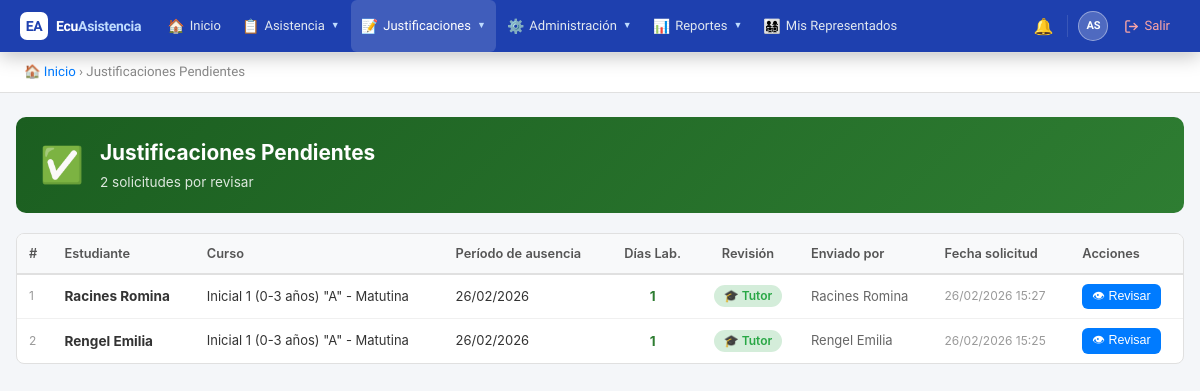
/public/?action=pending_justifications (signed in), run on the app's committed database.
### tables this page shows
CREATE TABLE `justifications` (
  `id` int(11) NOT NULL AUTO_INCREMENT,
  `attendance_id` int(11) DEFAULT NULL,
  `date_from` date DEFAULT NULL,
  `date_to` date DEFAULT NULL,
  `working_days` int(11) DEFAULT NULL,
  `can_approve` enum('tutor','inspector','autoridad') NOT NULL DEFAULT 'inspector',
  `student_id` int(11) NOT NULL,
  `submitted_by` int(11) NOT NULL,
  `reason` text NOT NULL,
  `reason_type` varchar(100) DEFAULT NULL,
  `document_path` varchar(255) DEFAULT NULL,
  `status` enum('pendiente','aprobado','rechazado') DEFAULT 'pendiente',
  `reviewed_by` int(11) DEFAULT NULL,
  `review_notes` text DEFAULT NULL,
  `created_at` timestamp NOT NULL DEFAULT current_timestamp(),
  `updated_at` timestamp NOT NULL DEFAULT current_timestamp() ON UPDATE current_timestamp(),
  PRIMARY KEY (`id`),
  KEY `attendance_id` (`attendance_id`),
  KEY `submitted_by` (`submitted_by`),
  KEY `reviewed_by` (`reviewed_by`),
  KEY `idx_status` (`status`),
  KEY `idx_student` (`student_id`),
  CONSTRAINT `justifications_ibfk_1` FOREIGN KEY (`attendance_id`) REFERENCES `attendances` (`id`) ON DELETE CASCADE,
  CONSTRAINT `justifications_ibfk_2` FOREIGN KEY (`student_id`) REFERENCES `users` (`id`),
  CONSTRAINT `justifications_ibfk_3` FOREIGN KEY (`submitted_by`) REFERENCES `users` (`id`),
  CONSTRAINT `justifications_ibfk_4` FOREIGN KEY (`reviewed_by`) REFERENCES `users` (`id`)
);

CREATE TABLE `courses` (
  `id` int(11) NOT NULL AUTO_INCREMENT,
  `institution_id` int(11) NOT NULL,
  `school_year_id` int(11) NOT NULL,
  `name` varchar(100) NOT NULL,
  `grade_level` varchar(50) DEFAULT NULL,
  `parallel` varchar(10) DEFAULT NULL,
  `shift_id` int(11) NOT NULL,
  `created_at` timestamp NOT NULL DEFAULT current_timestamp(),
  `updated_at` timestamp NOT NULL DEFAULT current_timestamp() ON UPDATE current_timestamp(),
  PRIMARY KEY (`id`),
  KEY `institution_id` (`institution_id`),
  KEY `school_year_id` (`school_year_id`),
  KEY `shift_id` (`shift_id`),
  CONSTRAINT `courses_ibfk_1` FOREIGN KEY (`institution_id`) REFERENCES `institutions` (`id`),
  CONSTRAINT `courses_ibfk_2` FOREIGN KEY (`school_year_id`) REFERENCES `school_years` (`id`),
  CONSTRAINT `courses_ibfk_3` FOREIGN KEY (`shift_id`) REFERENCES `shifts` (`id`)
);

### controllers/JustificationController.php (called while the page is built, shortened)
<?php
require_once BASE_PATH . '/models/Justification.php';
class JustificationController {
    private $justificationModel;
    public function __construct() {
        $db = new Database();
        $this->justificationModel  = new Justification($db);
    }
    public function pending() {
        $justifications = $this->justificationModel->getPending();
        include BASE_PATH . '/views/justifications/pending.php';
    }
}

### config/database.php (called while the page is built)
<?php
class Database {
    private $host = 'localhost';
    private $db = 'ecuasistencia2026';
    private $user = 'root';
    private $pass = '';
    private $charset = 'utf8mb4';
    private $pdo;
    public function connect() {
        if ($this->pdo === null) {
            $dsn = "mysql:host={$this->host};dbname={$this->db};charset={$this->charset}";
            $options = [
                PDO::ATTR_ERRMODE => PDO::ERRMODE_EXCEPTION,
                PDO::ATTR_DEFAULT_FETCH_MODE => PDO::FETCH_ASSOC,
                PDO::ATTR_EMULATE_PREPARES => false,
            ];
            try {
                $this->pdo = new PDO($dsn, $this->user, $this->pass, $options);
            } catch (PDOException $e) {
                die('Error de conexión: ' . $e->getMessage());
            }
        }
        return $this->pdo;
    }
}

### models/Justification.php (called while the page is built, shortened)
<?php
class Justification {
    private $db;
    public function __construct($database) {
        $this->db = $database->connect();
    }
    public function getPending() {
        $sql = "SELECT j.*,
                CONCAT(u.last_name, ' ', u.first_name) as student_name,
                CONCAT(s.last_name, ' ', s.first_name) as submitted_by_name,
                a.date as attendance_date,
                sub.name as subject_name,
                c.name as course_name
                FROM justifications j
                INNER JOIN users u ON j.student_id = u.id
                INNER JOIN users s ON j.submitted_by = s.id
                INNER JOIN attendances a ON j.attendance_id = a.id
                INNER JOIN subjects sub ON a.subject_id = sub.id
                LEFT JOIN course_students cs ON u.id = cs.student_id
                LEFT JOIN courses c ON cs.course_id = c.id
                WHERE j.status = 'pendiente'
                ORDER BY j.created_at DESC";
        $stmt = $this->db->query($sql);
        return $stmt->fetchAll();
    }
}

### views/justifications/pending.php (the view, shortened to what this page needs)
<!DOCTYPE html>
<html lang="es">
<head>
</head>
<body>
<?php include BASE_PATH . '/views/partials/navbar.php'; ?>
<div class="breadcrumb">
    <a href="?action=dashboard">🏠 Inicio</a> &rsaquo; Justificaciones Pendientes
</div>
<div class="container">
    <div class="page-header" style="background:linear-gradient(135deg,#1b5e20,#2e7d32);">
        <div class="ph-icon">✅</div>
        <div>
            <h1>Justificaciones Pendientes</h1>
            <p><?= count($justifications) ?> solicitud<?= count($justifications)!=1?'es':'' ?> por revisar</p>
        </div>
    </div>
    <?php if(empty($justifications)): ?>
    <div class="empty-state">
        <div class="icon">📭</div>
        <p>No hay justificaciones pendientes de revisión.</p>
    </div>
    <?php else: ?>
    <div class="table-wrap">
        <table>
            <thead>
                <tr>
                    <th>#</th>
                    <th>Estudiante</th>
                    <th>Curso</th>
                    <th>Período de ausencia</th>
                    <th style="text-align:center;">Días Lab.</th>
                    <th style="text-align:center;">Revisión</th>
                    <th>Enviado por</th>
                    <th>Fecha solicitud</th>
                    <th>Acciones</th>
                </tr>
            </thead>
            <tbody>
                <?php $i = 1; foreach($justifications as $just):
                    $days = (int)($just['working_days'] ?? 1);
                    $canApprove = $just['can_approve'] ?? 'inspector';
                    if ($canApprove === 'tutor') {
                        $approverLabel = '🎓 Tutor';
                        $approverColor = 'badge-green';
                    } elseif ($canApprove === 'inspector') {
                        $approverLabel = '👁 Inspector';
                        $approverColor = 'badge-yellow';
                    } else {
                        $approverLabel = '⚙️ Autoridad';
                        $approverColor = 'badge-red';
                    }
                    if (!empty($just['date_from'])) {
                        $dateFrom = date('d/m/Y', strtotime($just['date_from']));
                        $dateTo   = !empty($just['date_to']) && $just['date_to'] !== $just['date_from']
                            ? date('d/m/Y', strtotime($just['date_to']))
                            : null;
                        $period   = $dateTo ? "$dateFrom al $dateTo" : $dateFrom;
                    } elseif (!empty($just['attendance_date'])) {
                        $period = date('d/m/Y', strtotime($just['attendance_date']));
                    } else {
                        $period = '—';
                    }
                ?>
                <tr>
                    <td style="color:#999;font-size:12px;"><?= $i++ ?></td>
                    <td><strong><?= htmlspecialchars($just['student_name']) ?></strong></td>
                    <td style="font-size:13px;"><?= htmlspecialchars($just['course_name'] ?? '—') ?></td>
                    <td style="font-size:13px;"><?= $period ?></td>
                    <td style="text-align:center;">
                        <span style="font-weight:700;color:<?= $days<=3?'#2e7d32':'#f57f17' ?>">
                            <?= $days ?>
                        </span>
                    </td>
                    <td style="text-align:center;">
                        <span class="badge <?= $approverColor ?>"><?= $approverLabel ?></span>
                    </td>
                    <td style="font-size:13px;color:#666;"><?= htmlspecialchars($just['submitted_by_name']) ?></td>
                    <td style="font-size:12px;color:#999;"><?= date('d/m/Y H:i', strtotime($just['created_at'])) ?></td>
                    <td>
                        <button class="btn btn-primary btn-sm btn-review"
                            data-id="<?= $just['id'] ?>"
                            data-reason="<?= htmlspecialchars($just['reason'] ?? '', ENT_QUOTES) ?>"
                            data-doc="<?= htmlspecialchars($just['document_path'] ?? '', ENT_QUOTES) ?>"
                            data-period="<?= htmlspecialchars($period, ENT_QUOTES) ?>"
                            data-days="<?= $days ?>"
                            >👁 Revisar</button>
                    </td>
                </tr>
                <?php endforeach; ?>
            </tbody>
        </table>
    </div>
    <?php endif; ?>
</div>
</body>
</html>

### public/css/global.css (style rules this page uses)
* { box-sizing: border-box; margin: 0; padding: 0; }
body { font-family: -apple-system, BlinkMacSystemFont, 'Segoe UI', Roboto, sans-serif; background: #f4f6f9; color: #333; font-size: 14px; line-height: 1.5; }
.breadcrumb { padding: 10px 24px; background: #fff; border-bottom: 1px solid #e0e0e0; font-size: 0.83rem; color: #888; }
.breadcrumb a { color: #007bff; text-decoration: none; }
.container { max-width: 1200px; margin: 24px auto; padding: 0 16px; }
.page-header { background: linear-gradient(135deg, #007bff, #0056b3); color: #fff; border-radius: 10px; padding: 20px 24px; margin-bottom: 20px; display: flex; align-items: center; gap: 16px; }
.page-header .ph-icon { font-size: 2.2rem; }
.page-header h1 { font-size: 1.3rem; font-weight: 700; }
.page-header p { font-size: 0.85rem; opacity: 0.85; margin-top: 4px; }
.table-wrap { background: #fff; border: 1px solid #e0e0e0; border-radius: 8px; overflow: hidden; }
table { width: 100%; border-collapse: collapse; }
thead th { background: #f8f9fa; padding: 10px 12px; text-align: left; font-size: 0.8rem; font-weight: 600; color: #555; border-bottom: 2px solid #e0e0e0; white-space: nowrap; }
tbody td { padding: 9px 12px; border-bottom: 1px solid #f0f0f0; font-size: 0.85rem; vertical-align: middle; }
tbody tr:last-child td { border-bottom: none; }
.badge { display: inline-block; padding: 2px 10px; border-radius: 12px; font-size: 0.75rem; font-weight: 600; }
.badge-green { background: #d4edda; color: #28a745; }
.btn { padding: 7px 16px; border-radius: 6px; border: none; cursor: pointer; font-size: 0.85rem; font-weight: 500; text-decoration: none; display: inline-flex; align-items: center; gap: 5px; transition: opacity 0.15s, transform 0.1s; line-height: 1.4; }
.btn-primary { background: #007bff; color: #fff; }
.btn-sm { padding: 4px 10px; font-size: 0.78rem; }

### views/partials/navbar.php (style rules this page uses)
:root { --nav-bg: #1e40af; --nav-accent: #60a5fa; --nav-hover: rgba(96,165,250,0.18); --nav-text: #e2e8f0; --nav-muted: #bfdbfe; --nav-border: rgba(255,255,255,0.12); --nav-dd-bg: #1d4ed8; --nav-dd-hover:#2563eb; --nav-height: 52px; }
*, *::before, *::after { box-sizing: border-box; }
.breadcrumb { padding: 9px 24px; background: #fff; border-bottom: 1px solid #e8ecf0; font-size: 0.82rem; color: #94a3b8; font-family: 'Plus Jakarta Sans', system-ui, sans-serif; }
.breadcrumb a { color: #3b82f6; text-decoration: none; }

### data on the page
justifications: student_name "Racines Romina", courses.name "Inicial 1 (0-3 años) \"A\" - Matutina", date_from "26/02/2026", working_days "1", can_approve "🎓 Tutor", submitted_by_name "Racines Romina", created_at "26/02/2026 15:27"
justifications: student_name "Rengel Emilia", courses.name "Inicial 1 (0-3 años) \"A\" - Matutina", date_from "26/02/2026", working_days "1", can_approve "🎓 Tutor", submitted_by_name "Rengel Emilia", created_at "26/02/2026 15:25"

### other printed values
count($justifications) "2"
